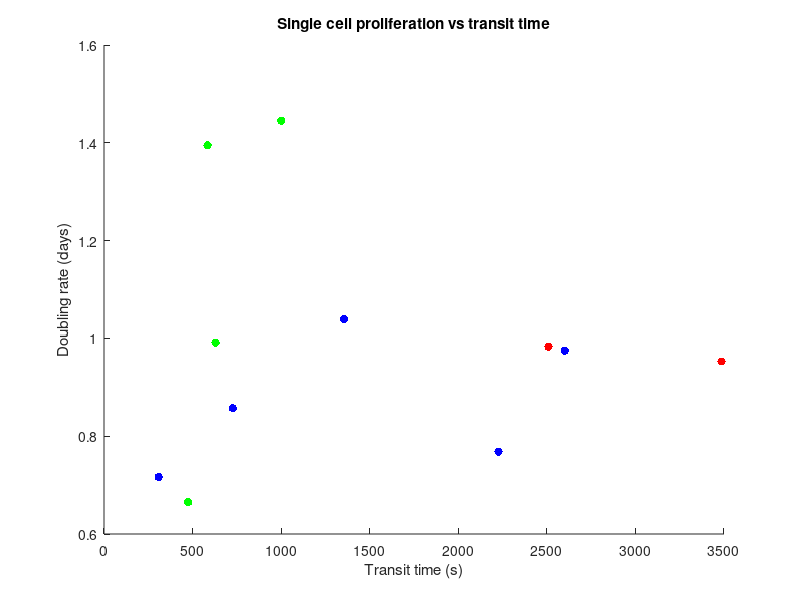

Here is the MATLAB script that generated this plot: (Note: this script raises an error after producing the figure.)
tt1016 = [309,2227,727,1355,2601];
tt0912 = [475 1000 585 630];
tt0919 = [3485 2509];
dbr1016 = [0.7166116388 0.7683094314 0.8572080029 1.040072988 ...
    0.9747951095];
dbr0912 = [0.6652740407 1.445324132 1.394714728 0.9911993159];
dbr0919 = [0.9527570621 0.9828081612];

figure(1);
hold on;

f2 = scatter(tt0912, dbr0912, 'g','filled');
f3 = scatter(tt0919, dbr0919, 'r','filled');
f1 = scatter(tt1016, dbr1016, 'b','filled');

title('Single cell proliferation vs transit time');
xlabel('Transit time (s)');
ylabel('Doubling rate (days)');
PrettyFig;
legend('0912LoadingExperiment','0919LoadingExperiment' ...
,'1016LoadingExperiment');

%%
%proliferation of 5 monoclonal populations

%stat format = [mean stdev coefVar stderrofmean]
line1stat = [442 423.1734278 0.9574059453 141.0578093];
line2stat = [390.0909091 330.2361139 0.8465619326 99.56993472];
line3stat = [1602.625 1166.448816 0.7278364031 412.4019337];
line4stat = [550.0606061 484.3690444 0.7916143729 84.31782787];
line5stat = [570.4210526 660.1372177 1.157280599 151.4458643];

proliferation = [0.7166116388 0.7683094314 0.8572080029 ...
    1.040072988 0.9747951095];
figure(2);